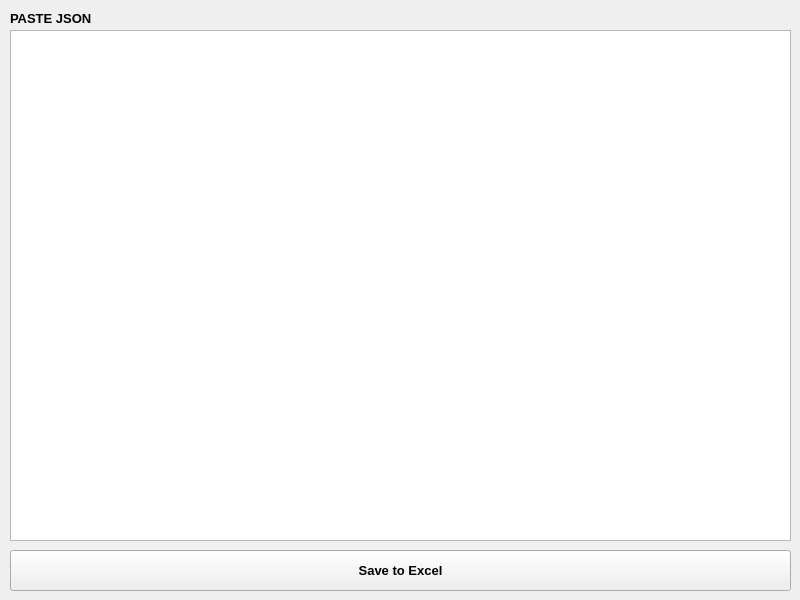
<?xml version="1.0" encoding="UTF-8"?>
<ui version="4.0">
 <class>MainWindow</class>
 <widget class="QMainWindow" name="MainWindow">
  <property name="geometry">
   <rect>
    <x>0</x>
    <y>0</y>
    <width>800</width>
    <height>600</height>
   </rect>
  </property>
  <property name="windowTitle">
   <string>JSON to Excel</string>
  </property>
  <widget class="QWidget" name="centralwidget">
   <widget class="QTextEdit" name="textEdit">
    <property name="geometry">
     <rect>
      <x>10</x>
      <y>30</y>
      <width>781</width>
      <height>511</height>
     </rect>
    </property>
    <property name="lineWrapMode">
     <enum>QTextEdit::NoWrap</enum>
    </property>
    <property name="html">
     <string>&lt;!DOCTYPE HTML PUBLIC &quot;-//W3C//DTD HTML 4.0//EN&quot; &quot;http://www.w3.org/TR/REC-html40/strict.dtd&quot;&gt;
&lt;html&gt;&lt;head&gt;&lt;meta name=&quot;qrichtext&quot; content=&quot;1&quot; /&gt;&lt;style type=&quot;text/css&quot;&gt;
p, li { white-space: pre-wrap; }
&lt;/style&gt;&lt;/head&gt;&lt;body style=&quot; font-family:'MS Shell Dlg 2'; font-size:8.25pt; font-weight:400; font-style:normal;&quot;&gt;
&lt;p style=&quot;-qt-paragraph-type:empty; margin-top:0px; margin-bottom:0px; margin-left:0px; margin-right:0px; -qt-block-indent:0; text-indent:0px;&quot;&gt;&lt;br /&gt;&lt;/p&gt;&lt;/body&gt;&lt;/html&gt;</string>
    </property>
   </widget>
   <widget class="QLabel" name="label">
    <property name="geometry">
     <rect>
      <x>10</x>
      <y>10</y>
      <width>191</width>
      <height>16</height>
     </rect>
    </property>
    <property name="font">
     <font>
      <pointsize>10</pointsize>
      <weight>75</weight>
      <bold>true</bold>
     </font>
    </property>
    <property name="locale">
     <locale language="English" country="UnitedStates"/>
    </property>
    <property name="text">
     <string>PASTE JSON</string>
    </property>
   </widget>
   <widget class="QPushButton" name="pushButton">
    <property name="geometry">
     <rect>
      <x>10</x>
      <y>550</y>
      <width>781</width>
      <height>41</height>
     </rect>
    </property>
    <property name="font">
     <font>
      <pointsize>10</pointsize>
      <weight>75</weight>
      <bold>true</bold>
     </font>
    </property>
    <property name="locale">
     <locale language="English" country="UnitedStates"/>
    </property>
    <property name="text">
     <string>Save to Excel</string>
    </property>
   </widget>
  </widget>
 </widget>
 <resources/>
 <connections/>
</ui>
